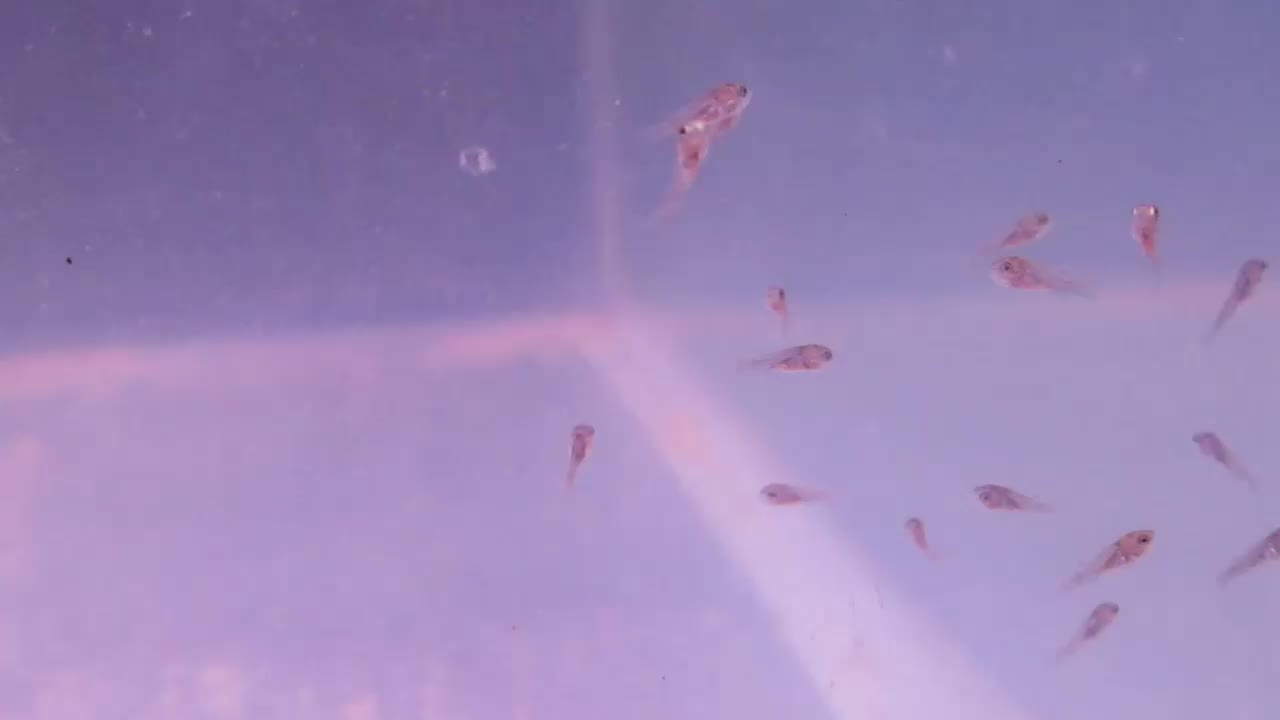
#> input picture DL/datasets/internet_collected/raw_video/larvae/vid_01/images/image-001.jpeg, 1280 x 720 px
$ python -i tryouts.py   (imports and definitions only)
#> lines starting #> are read from the running program, lines starting #| are printed output that depends on the picture
#> further down, picture is the input picture: shape (720, 1280, 3); mean B, G, R 184.2, 135.5, 155.8
import copy
import json
import math
import os
import random
import shutil
from collections import defaultdict, Counter
from pathlib import Path
from pprint import pprint
from typing import List

import json
import os
from PIL import Image, ImageFilter, ImageFile
from tqdm import tqdm
from collections import Counter
import numpy as np
import random
from joblib import Parallel, delayed
from rtree import index
import cv2
import matplotlib.patches as patches
import matplotlib.pyplot as plt
import numpy as np
from matplotlib import ticker
from scipy.stats import iqr
from sklearn.cluster import KMeans
from sklearn.ensemble import IsolationForest
from tqdm import tqdm
from tqdm.auto import tqdm
from collections import Counter
from joblib import Parallel, delayed
from tqdm import tqdm as q


# [883 lines left out: functions display_random_image_with_boxes, msg, plot_value_counts, analyze_annotations, remove_images_and_annotations, remove_annotation_anomalies and 10 more, not called in this run]


import json
import numpy as np
import math
from scipy.stats import iqr


# [238 lines left out: functions freedman_diaconis, fix_size_outliers, do, fix_coco_annotations, xremove_outliers, not called in this run]


import cv2
import numpy as np
import random
import os
import json
from multiprocessing import Pool


# [266 lines left out: functions calculate_edge_average_color, modify_image, process_sizes, draw_over_annotations, upsample_sizes, downsample_sizes and 3 more, not called in this run]


def da():
    pass


import cv2
import numpy as np
import os
from multiprocessing import Pool
from tqdm import tqdm


def equalize_histogram(img):
    img_hsv = cv2.cvtColor(img, cv2.COLOR_BGR2HSV)
#> img_hsv: shape (720, 1280, 3); mean H, S, V 132.6, 68.8, 184.4
    img_hsv[:, :, 2] = cv2.equalizeHist(img_hsv[:, :, 2])
#> img_hsv: shape (720, 1280, 3); mean H, S, V 132.6, 68.8, 129.5
    return cv2.cvtColor(img_hsv, cv2.COLOR_HSV2BGR)
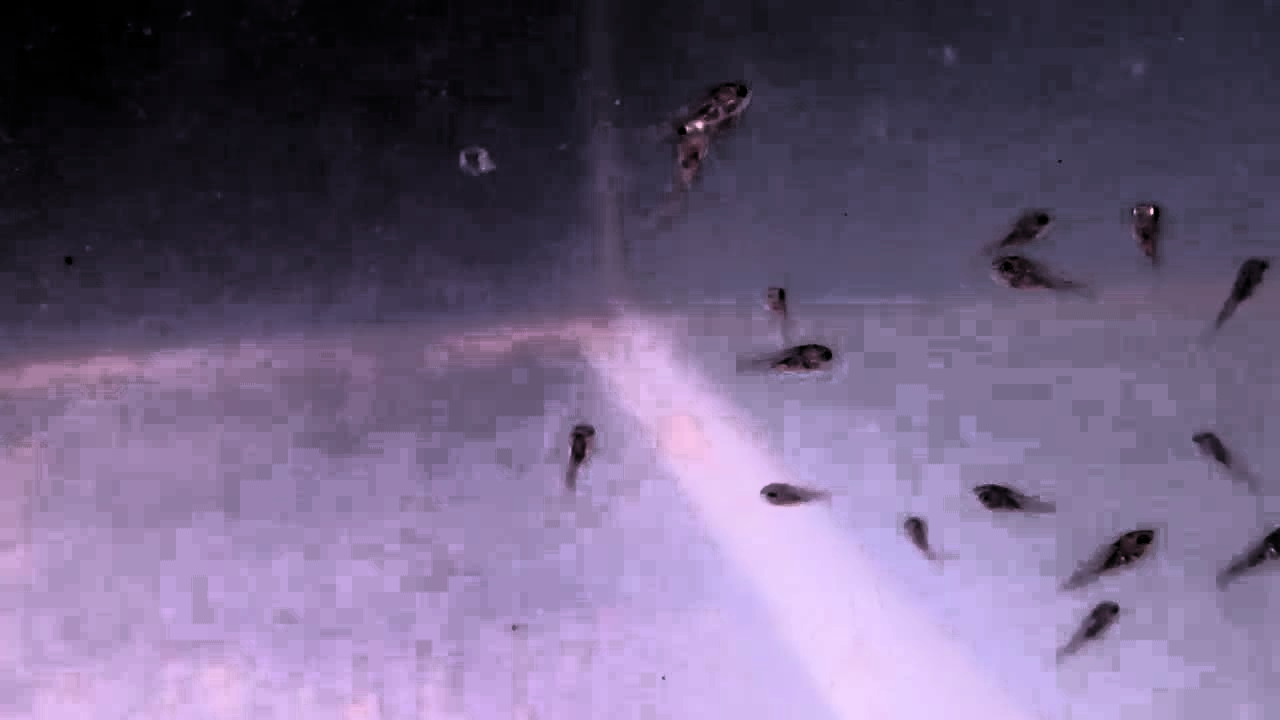
#> returned value: shape (720, 1280, 3); mean B, G, R 129.5, 96.7, 111.4


def denoise(img):
    return cv2.fastNlMeansDenoisingColored(img)


def sharpen_image(img):
    blurred = cv2.GaussianBlur(img, (0, 0), 5)
    return cv2.addWeighted(img, 1.5, blurred, -0.5, 0)


def process_image(img):
    img = equalize_histogram(img)
    img = denoise(img)
    img = sharpen_image(img)
    return img


# [20 lines left out: functions process_and_save, enhance_images, rename_file_inplace, not called in this run]


# [32 lines not run here, left out]

>>> import cv2
>>> picture = cv2.imread('../DL/datasets/internet_collected/raw_video/larvae/vid_01/images/image-001.jpeg')
>>> result = process_image(picture)

$ run again, on DL/datasets/internet_collected/raw_video/larvae/vid_01/images/image-012.jpeg
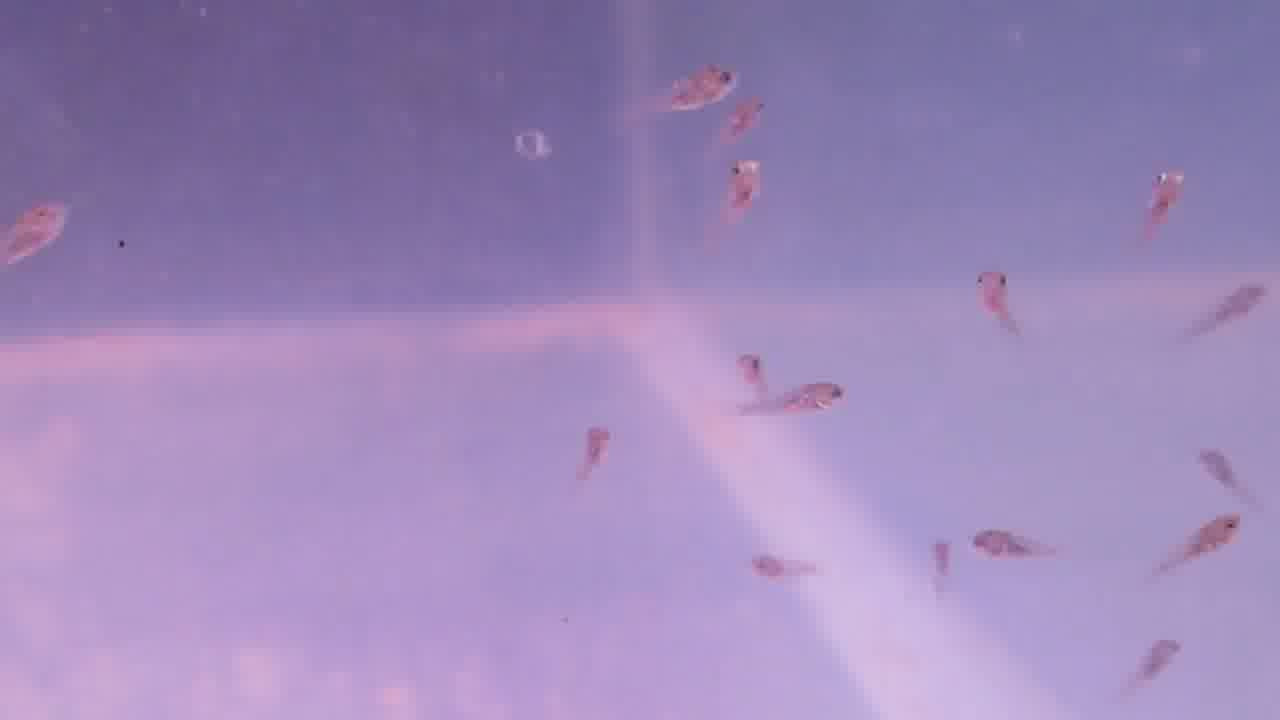
#> input picture DL/datasets/internet_collected/raw_video/larvae/vid_01/images/image-012.jpeg, 1280 x 720 px
#> picture is the input picture: shape (720, 1280, 3); mean B, G, R 185.1, 136.3, 157.4
#> in equalize_histogram, `return cv2.cvtColor(img_hsv, cv2.COLOR_HSV2BGR)`:
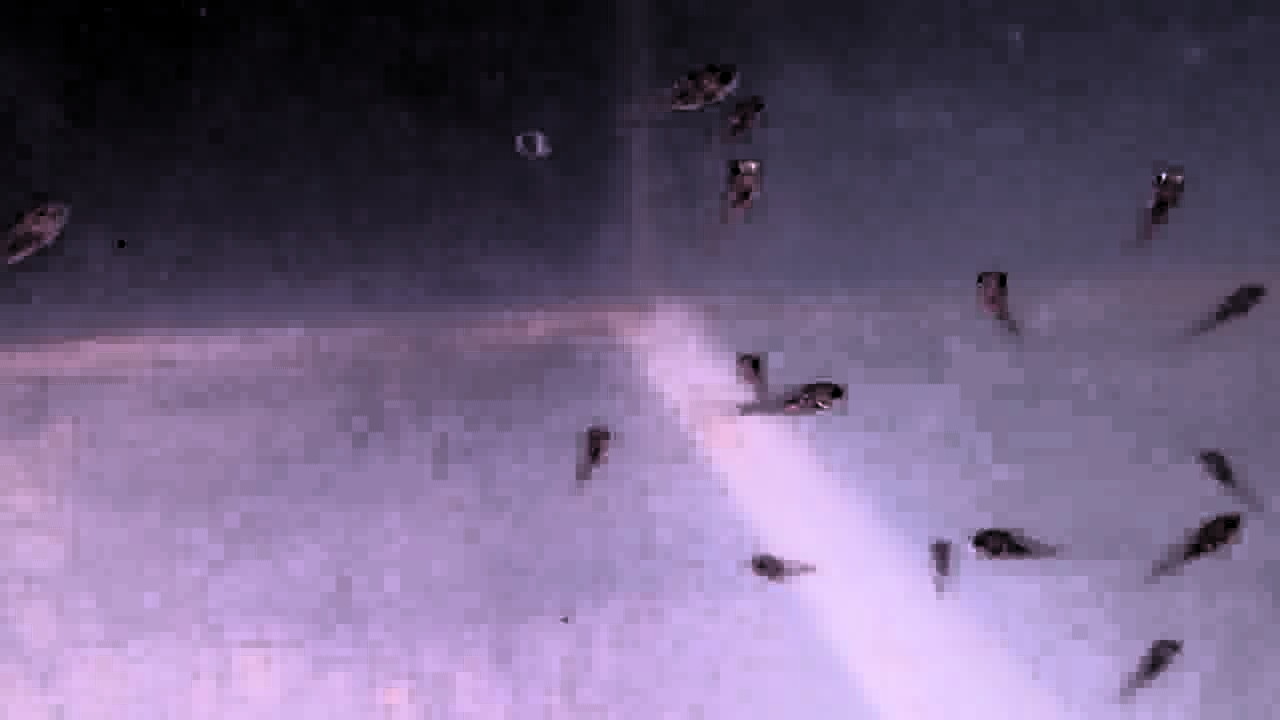
#> returned value: shape (720, 1280, 3); mean B, G, R 129.3, 96.8, 111.9

$ run again, on DL/datasets/internet_collected/raw_video/larvae/vid_01/images/image-015.jpeg
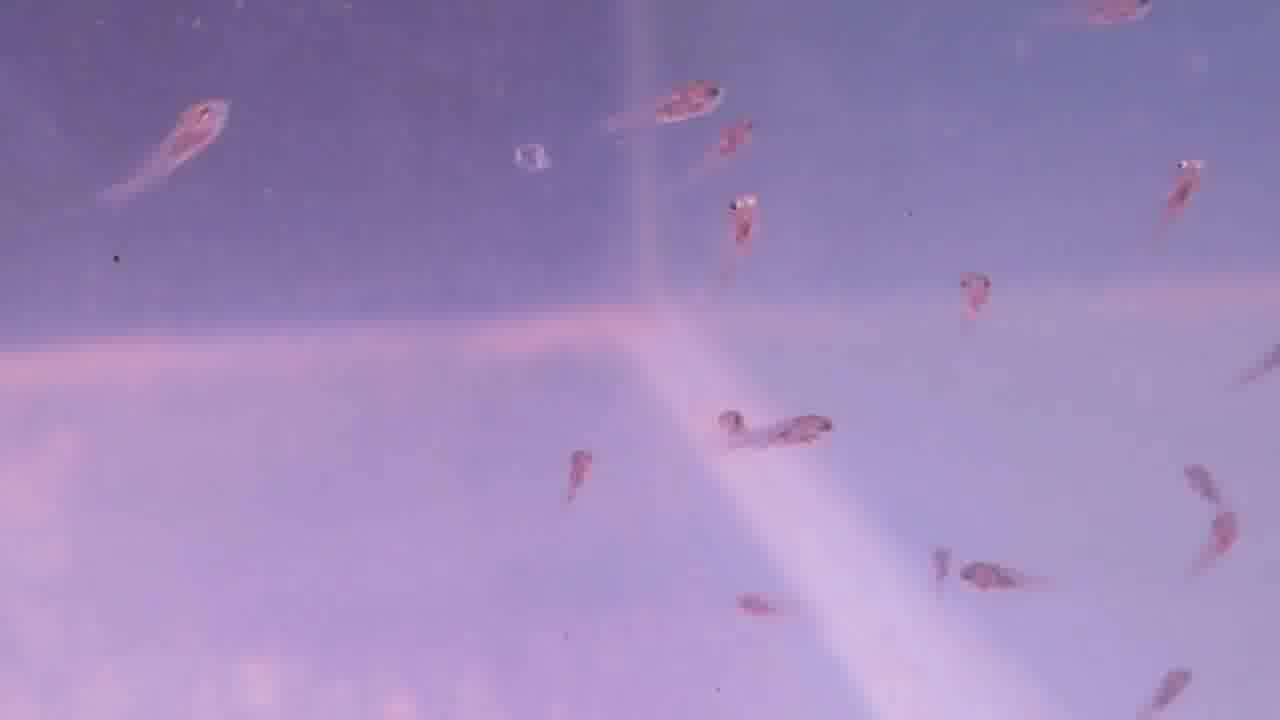
#> input picture DL/datasets/internet_collected/raw_video/larvae/vid_01/images/image-015.jpeg, 1280 x 720 px
#> picture is the input picture: shape (720, 1280, 3); mean B, G, R 184.4, 135.7, 156.6
#> in equalize_histogram, `return cv2.cvtColor(img_hsv, cv2.COLOR_HSV2BGR)`:
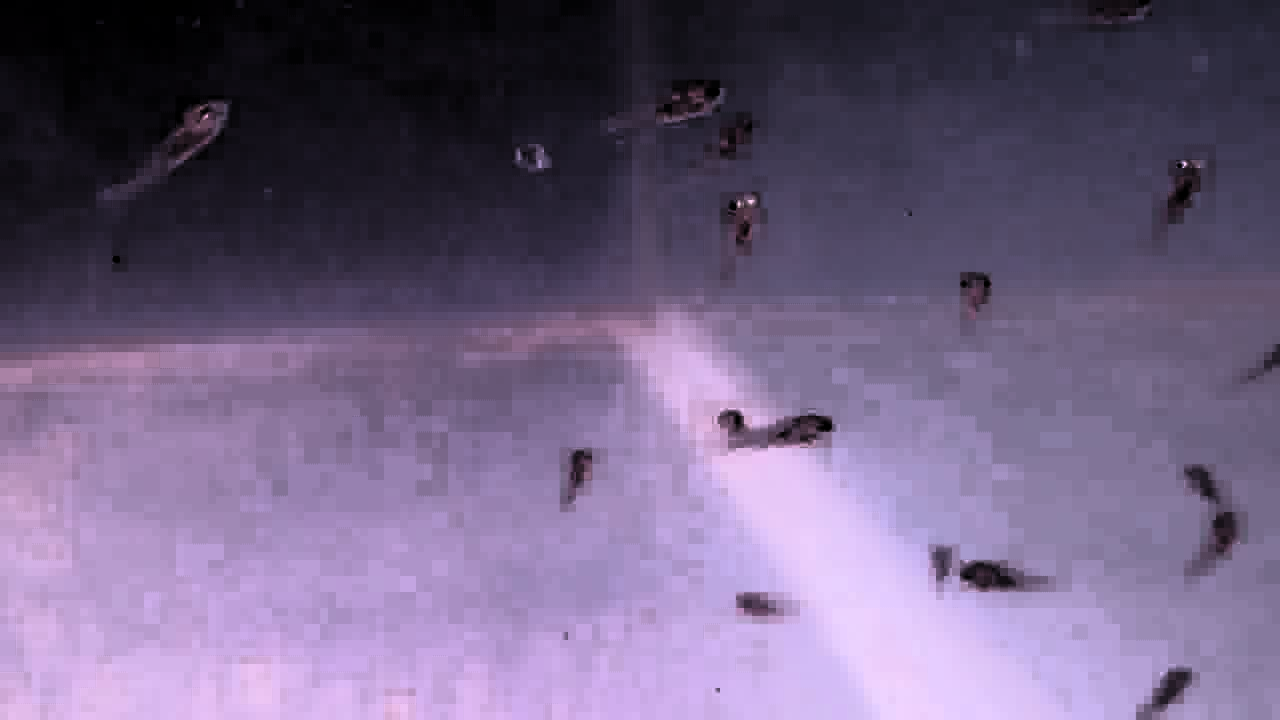
#> returned value: shape (720, 1280, 3); mean B, G, R 129.3, 96.6, 111.7
